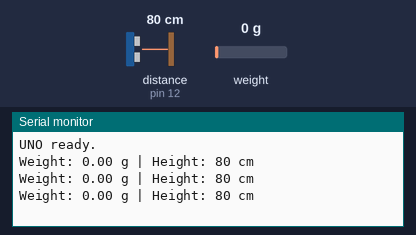
Bench run of a sketch on a simulated Arduino Uno, built with avr-gcc and run on an emulated ATmega328P. On the bench: the last lines printed to the serial monitor. Wiring (inferred from the names in the program): ultrasonic range finder: trigger pin 13; echo pin 12. Inputs (shaded band) come from the test bench; at power-on: distance to the obstacle (sensor on pin 12) 80 cm, weight on the scale 0 g. The echo pulse lasts 58.3 µs per cm.

Above: at 3.6 s.
3.7 s: distance to the obstacle (sensor on pin 12) set to 2 cm
At 4.3 s:
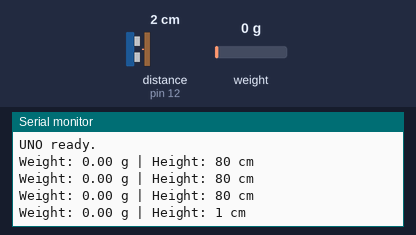
5.2 s: weight on the scale set to 100 g
At 5.8 s:
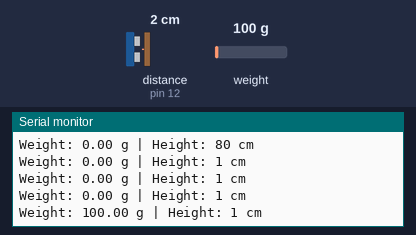
6.7 s: distance to the obstacle (sensor on pin 12) set to 4 cm
At 7.3 s:
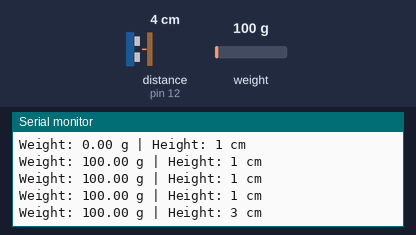
8.2 s: weight on the scale set to 1250 g
At 8.7 s:
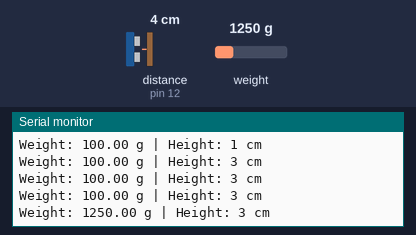
Timing chart, 0 to 10.7 s (numbered marks = the images above; inputs shaded):
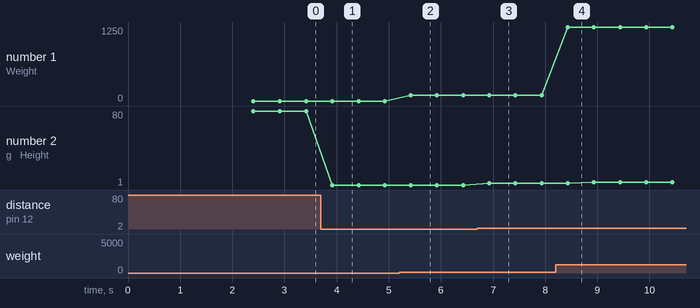

Measured:
- after the input at 3.7 s, the serial monitor: prints a new line after 0.22 s (image 1)
- after the input at 5.2 s, the serial monitor: prints a new line after 0.22 s (image 2)
- after the input at 6.7 s, the serial monitor: prints a new line after 0.23 s (image 3)
- after the input at 8.2 s, the serial monitor: prints a new line after 0.23 s (image 4)
- plotted number 1: 0 → 100 after the input at 5.2 s, 100 → 1250 after the input at 8.2 s
- plotted number 2: 80 → 1 after the input at 3.7 s, 1 → 3 after the input at 6.7 s, 3 → 4 after the input at 8.2 s

The sketch:

uno.ino
```cpp
#include <HX711_ADC.h>
//#include <SoftwareSerial.h>

const int HX711_dout = 4;
const int HX711_sck = 5;
const int trigPin = 13;
const int echoPin = 12;

HX711_ADC LoadCell(HX711_dout, HX711_sck);
//SoftwareSerial espSerial(2, 3); // RX (Pin 2) and TX (Pin 3) for UNO communication with ESP32

unsigned long t = 0;

void setup() {
  Serial.begin(57600);      // For serial monitor
  //espSerial.begin(115200);    // For ESP32 communication (match with ESP32 baud rate)
  LoadCell.begin();
  LoadCell.start(2000, true);
  LoadCell.setCalFactor(16.5); // <-- change this after calibration

  Serial.println("UNO ready.");
}

void loop() {
  LoadCell.update();
  float weight = LoadCell.getData();

  int heightCm = getHeight();

  // Print to Serial Monitor
  Serial.print("Weight: "); Serial.print(weight);
  Serial.print(" g | Height: "); Serial.print(heightCm); Serial.println(" cm");

  // Send to ESP32 (weight,height) in format "weight,height"
  //espSerial.print(weight);
  //espSerial.print(",");
  //espSerial.println(heightCm);

  delay(500);
}

int getHeight() {
  pinMode(trigPin, OUTPUT);
  digitalWrite(trigPin, LOW);
  delayMicroseconds(2);
  digitalWrite(trigPin, HIGH);
  delayMicroseconds(10);
  digitalWrite(trigPin, LOW);

  pinMode(echoPin, INPUT);
  long duration = pulseIn(echoPin, HIGH);
  int cm = duration / 29 / 2;
  return cm;
}
```
